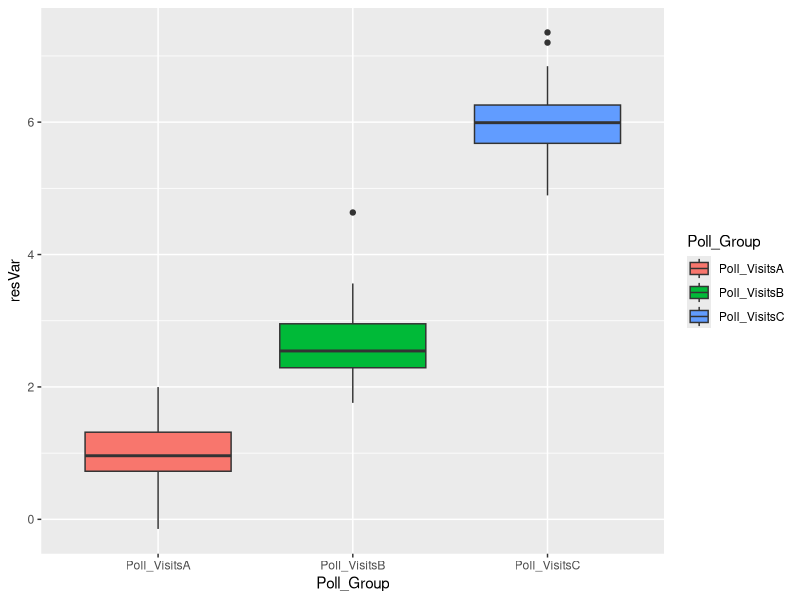
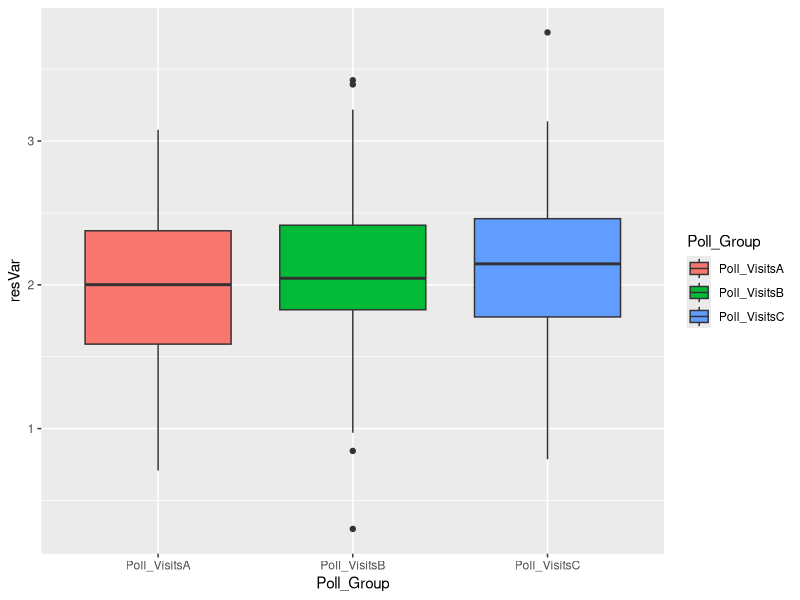
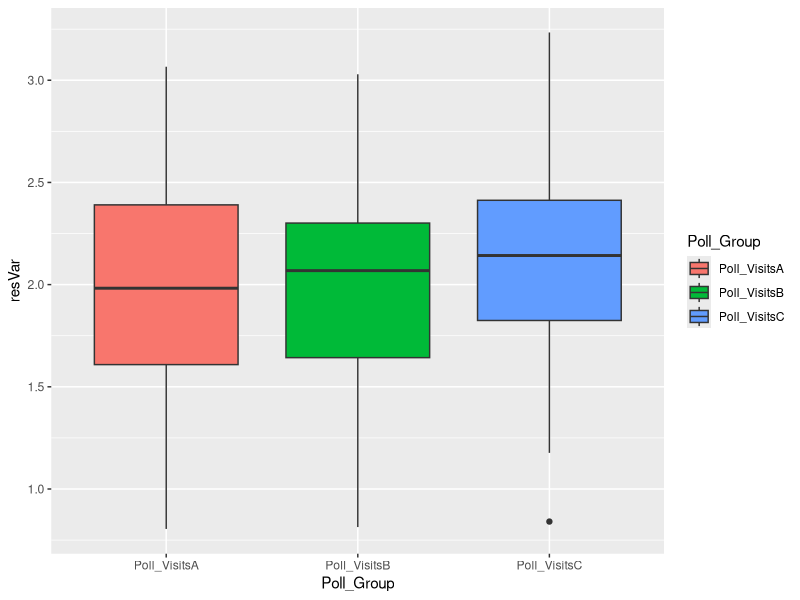
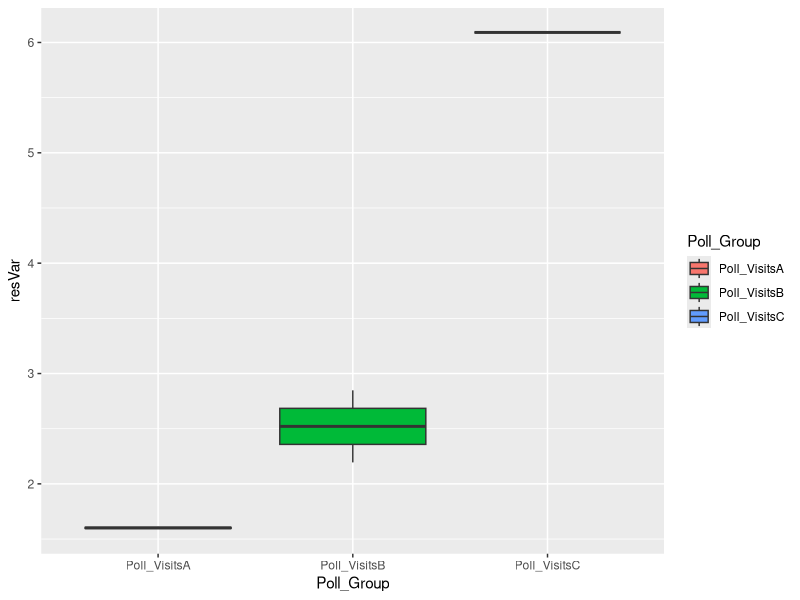
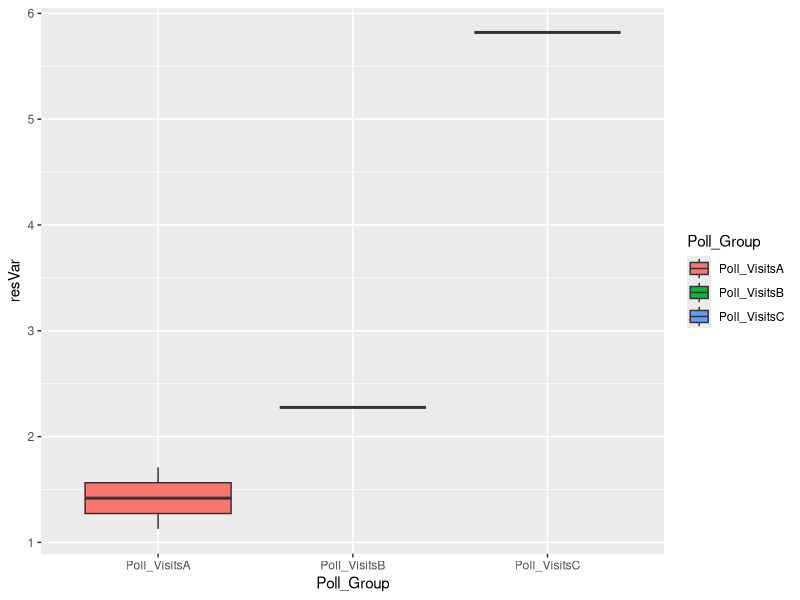

The R script that drew these images, in order:
## ---- chunk 1
library(tidyverse)

# number of treatments
nGroup <- 3

# names of treatment groups
nName <- c("Poll_VisitsA", "Poll_VisitsB", "Poll_VisitsC")

# number of observations in each group
nSize <- c(82,76,90)

# mean in each group
nMean <- c(1, 2.5, 6)

# standard dev. in each group
nSD <- c(0.5,0.5,0.5)
## ---- chunk 2
ID <- 1:(sum(nSize))

resVar <- c(rnorm(n=nSize[1],mean=nMean[1],sd=nSD[1]),
            rnorm(n=nSize[2],mean=nMean[2],sd=nSD[2]),
            rnorm(n=nSize[3],mean=nMean[3],sd=nSD[3]))

Poll_Group <- rep(nName,nSize)
ANOdata <- data.frame(ID,Poll_Group,resVar)
str(ANOdata)
## ---- chunk 3
ANOmodel <- aov(resVar~Poll_Group,data=ANOdata)
print(ANOmodel)
print(summary(ANOmodel))

z <- summary(ANOmodel)
str(z)
aggregate(resVar~Poll_Group,data=ANOdata,FUN=mean)
unlist(z)
## ---- chunk 4
ANOplot <- ggplot(data=ANOdata,aes(x=Poll_Group,y=resVar,fill=Poll_Group)) + geom_boxplot()
print(ANOplot)
## ---- chunk 5
# number of treatments
nGroup <- 3

# names of treatment groups
nName <- c("Poll_VisitsA", "Poll_VisitsB", "Poll_VisitsC")

# number of observations in each group
nSize <- c(82,76,90)

# mean in each group
nMean <- c(2, 2.05, 2.1)

# standard dev. in each group
nSD <- c(0.5,0.5,0.5)
## ---- chunk 6
ID <- 1:(sum(nSize))

resVar <- c(rnorm(n=nSize[1],mean=nMean[1],sd=nSD[1]),
            rnorm(n=nSize[2],mean=nMean[2],sd=nSD[2]),
            rnorm(n=nSize[3],mean=nMean[3],sd=nSD[3]))

Poll_Group <- rep(nName,nSize)
ANOdata <- data.frame(ID,Poll_Group,resVar)
str(ANOdata)
## ---- chunk 7
ANOmodel <- aov(resVar~Poll_Group,data=ANOdata)
print(ANOmodel)
print(summary(ANOmodel))

z <- summary(ANOmodel)
str(z)
aggregate(resVar~Poll_Group,data=ANOdata,FUN=mean)
unlist(z)
## ---- chunk 8
ANOplot <- ggplot(data=ANOdata,aes(x=Poll_Group,y=resVar,fill=Poll_Group)) + geom_boxplot()
print(ANOplot)
## ---- chunk 9
# number of treatments
nGroup <- 3

# names of treatment groups
nName <- c("Poll_VisitsA", "Poll_VisitsB", "Poll_VisitsC")

# number of observations in each group
nSize <- c(82,76,90)

# mean in each group
nMean <- c(1.95, 2, 2.09)

# standard dev. in each group
nSD <- c(0.5,0.5,0.5)
## ---- chunk 10
ID <- 1:(sum(nSize))

resVar <- c(rnorm(n=nSize[1],mean=nMean[1],sd=nSD[1]),
            rnorm(n=nSize[2],mean=nMean[2],sd=nSD[2]),
            rnorm(n=nSize[3],mean=nMean[3],sd=nSD[3]))

Poll_Group <- rep(nName,nSize)
ANOdata <- data.frame(ID,Poll_Group,resVar)
str(ANOdata)
## ---- chunk 11
ANOmodel <- aov(resVar~Poll_Group,data=ANOdata)
print(ANOmodel)
print(summary(ANOmodel))

z <- summary(ANOmodel)
str(z)
aggregate(resVar~Poll_Group,data=ANOdata,FUN=mean)
unlist(z)
## ---- chunk 12
ANOplot <- ggplot(data=ANOdata,aes(x=Poll_Group,y=resVar,fill=Poll_Group)) + geom_boxplot()
print(ANOplot)
## ---- chunk 13
# number of treatments
nGroup <- 3

# names of treatment groups
nName <- c("Poll_VisitsA", "Poll_VisitsB", "Poll_VisitsC")

# number of observations in each group
nSize <- c(2,2,1)

# mean in each group
nMean <- c(1, 2.5, 6)

# standard dev. in each group
nSD <- c(0.5,0.5,0.5)
## ---- chunk 14
ID <- 1:(sum(nSize))

resVar <- c(rnorm(n=nSize[1],mean=nMean[1],sd=nSD[1]),
            rnorm(n=nSize[2],mean=nMean[2],sd=nSD[2]),
            rnorm(n=nSize[3],mean=nMean[3],sd=nSD[3]))

Poll_Group <- rep(nName,nSize)
ANOdata <- data.frame(ID,Poll_Group,resVar)
str(ANOdata)
## ---- chunk 15
ANOmodel <- aov(resVar~Poll_Group,data=ANOdata)
print(ANOmodel)
print(summary(ANOmodel))

z <- summary(ANOmodel)
str(z)
aggregate(resVar~Poll_Group,data=ANOdata,FUN=mean)
unlist(z)
## ---- chunk 16
ANOplot <- ggplot(data=ANOdata,aes(x=Poll_Group,y=resVar,fill=Poll_Group)) + geom_boxplot()
print(ANOplot)
## ---- chunk 17
# number of treatments
nGroup <- 3

# names of treatment groups
nName <- c("Poll_VisitsA", "Poll_VisitsB", "Poll_VisitsC")

# number of observations in each group
nSize <- c(2,1,1)

# mean in each group
nMean <- c(1, 2.5, 6)

# standard dev. in each group
nSD <- c(0.5,0.5,0.5)
## ---- chunk 18
ID <- 1:(sum(nSize))

resVar <- c(rnorm(n=nSize[1],mean=nMean[1],sd=nSD[1]),
            rnorm(n=nSize[2],mean=nMean[2],sd=nSD[2]),
            rnorm(n=nSize[3],mean=nMean[3],sd=nSD[3]))

Poll_Group <- rep(nName,nSize)
ANOdata <- data.frame(ID,Poll_Group,resVar)
str(ANOdata)
## ---- chunk 19
ANOmodel <- aov(resVar~Poll_Group,data=ANOdata)
print(ANOmodel)
print(summary(ANOmodel))

z <- summary(ANOmodel)
str(z)
aggregate(resVar~Poll_Group,data=ANOdata,FUN=mean)
unlist(z)
## ---- chunk 20
ANOplot <- ggplot(data=ANOdata,aes(x=Poll_Group,y=resVar,fill=Poll_Group)) + geom_boxplot()
print(ANOplot)
